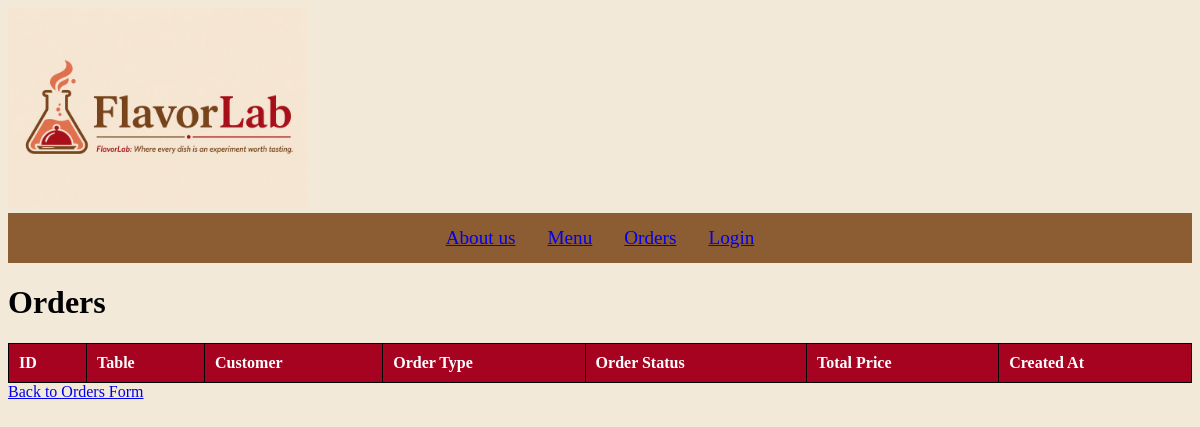
The page /orders on the database as committed earlier.
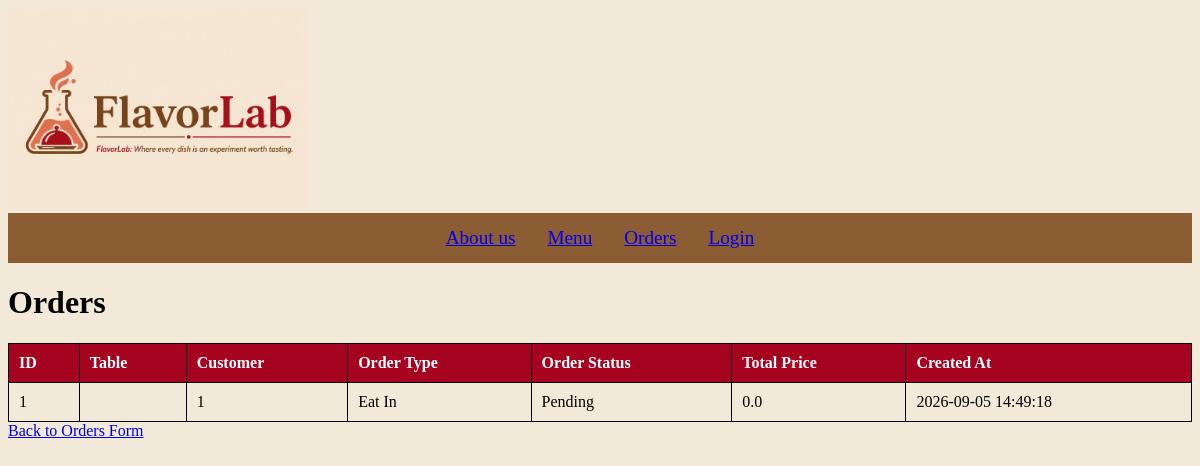
The same page on the database as committed later.
### tables this page shows
CREATE TABLE orders ( 

id INTEGER PRIMARY KEY AUTOINCREMENT, 
user_id INTEGER NOT NULL, 
order_type TEXT NOT NULL CHECK ( 
order_type IN ('Delivery', 'Eat In', 'Collection') 
), 
order_status TEXT NOT NULL DEFAULT 'Pending', 
total_price REAL NOT NULL, 
created_at DATETIME DEFAULT CURRENT_TIMESTAMP, 

FOREIGN KEY (user_id) REFERENCES users(id) 
);

### app.py (the view)
@app.route('/orders')
def orders():
    try:
        conn = sqlite3.connect('database.db')
        cursor = conn.cursor()
        cursor.execute('SELECT * FROM orders')
        orders_data = cursor.fetchall()
        conn.close()
        return render_template('orders.html', orders=orders_data)
    except Exception as e:
        return f"Error: {e}"

### templates/orders.html (shortened to what this page needs)
<!doctype html>
<html lang="en">
  <head>
    <link rel="stylesheet" href="/static/restaurant.css" />
  </head>
  <body style="background-color: #f2e9d8">
    <header class="heading">
      <a href="/"
        ><img
          src="{{ url_for('static', filename='images/flavorlabLogo.png') }}"
          alt="FlavorLab logo"
          height="200px"
        />
      </a>
      <nav>
        <ul class="navigation">
          <li><a href="/about-us">About us</a></li>
          <li><a href="/menu">Menu</a></li>
          <li><a href="/order">Orders</a></li>
          <li><a href="/user-form">Login</a></li>
        </ul>
      </nav>
    </header>
    <h1>Orders</h1>
    <table>
      <tr>
        <th>ID</th>
        <th>Table</th>
        <th>Customer</th>
        <th>Order Type</th>
        <th>Order Status</th>
        <th>Total Price</th>
        <th>Created At</th>
      </tr>
      {% for order in orders %}
      <tr>
        <td>{{ order[0] }}</td>
        <td>{{ order[6] }}</td>
        <td>{{ order[1] }}</td>
        <td>{{ order[2] }}</td>
        <td>{{ order[3] }}</td>
        <td>{{ order[4] }}</td>
        <td>{{ order[5] }}</td>
      </tr>
      {% endfor %}
    </table>
    <a href="/order">Back to Orders Form</a>
  </body>
</html>

### static/restaurant.css (style rules this page uses)
.heading { color: #a60321; font-size: larger; flex: auto; flex-direction: row; }
.navigation { list-style-type: none; margin: 0; padding: 0; background-color: #8C5C32; display: flex; justify-content: center; }
.navigation li { padding: 5px; display: block; color: white; padding: 14px 16px; text-decoration: none; }

### templates/orders.html (style rules this page uses)
table { border-collapse: collapse; width: 100%; }
th, td { border: 1px solid black; padding: 10px; text-align: left; }
th { background-color: #a60321; color: white; }

Rows that differ between the two databases and show on the page:
added orders: id "1", user "1", order_type "Eat In", order_status "Pending", total_price "0.0", created_at "2026-09-05 14:49:18"
